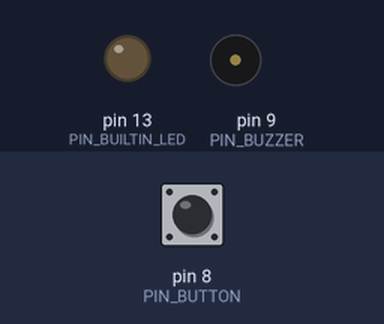
A sketch run on a simulated Arduino Uno, built with avr-gcc and run on an emulated ATmega328P. Shown: output pins drawn as LEDs (lit = HIGH), buzzer (waves = sounding). The test bench sets the inputs (shaded band); at power-on: pin 8 (PIN_BUTTON) HIGH.

Above: at 1.2 s.
1.3 s: pin 8 (PIN_BUTTON) pulled LOW for 0.15 s
At 5.2 s:
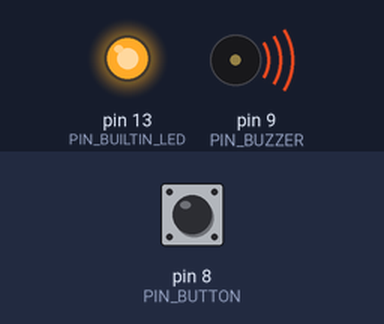
Timing chart, 0 to 10.4 s (numbered marks = the images above; inputs shaded):
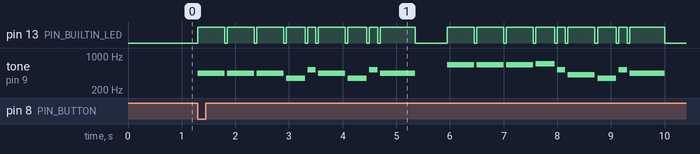

Measured:
- after the input at 1.3 s, tone on pin 9 (PIN_BUZZER): plays 440 Hz for 0.50 s, 440 Hz for 0.50 s, 440 Hz for 0.50 s, 349 Hz for 0.35 s, 523 Hz for 0.15 s, 440 Hz for 0.50 s … (18 notes in this stretch), starting at once

The sketch:

imperial_march.ino
```cpp
//##############################################################################
// SETUP PINS

// PIN_BUZZER and PIN_BUTTON are arbitrary; you can reassign them and connect
// the buzzer and/or button to different pins
#define PIN_BUZZER        9
#define PIN_BUTTON        8
// PIN_BUILTIN_LED is 13 so as to use the LED built into the Arduino hardware
// if you reassign it, you'll need to add an external LED on the pin you chose
#define PIN_BUILTIN_LED  13

//##############################################################################
// SETUP MUSICAL NOTES
// rather than remembering/typing the correct frequency for each note,
// we associate musical note names with their frequencies. that lets us use
// the names in place of the numbers.

#define SILENCE           0
#define LO_C            156
#define LO_D            165
#define LO_E            175
#define LO_F            185
#define LO_G            196
#define LO_GSHARP       208
#define LO_A            220
#define LO_ASHARP       233
#define LO_B            246
#define MID_C           261
#define MID_D           294
#define MID_E           329
#define MID_F           349
#define MID_G           391
#define MID_GSHARP      415
#define MID_A           440
#define MID_ASHARP      466
#define MID_B           494
#define HI_C            523
#define HI_CSHARP       554
#define HI_D            587
#define HI_DSHARP       622
#define HI_E            659
#define HI_F            698
#define HI_FSHARP       740
#define HI_G            784
#define HI_GSHARP       830
#define HI_A            880
#define HI_HI_C         1026

//##############################################################################

// these constants will be used to address the individual song structures later.
// the structures will have two "slots" defining each note:
// the FREQUENCY to be played will be stored in slot 0
#define FREQUENCY         0
// and the DURATION to play the note will be stored in slot 1
#define DURATION          1

//##############################################################################

void setup(){

  // This function runs once, when the Arduino first powers up.
  // For this project, we just have to configure the GPIO pins we'll be using.

  pinMode(PIN_BUILTIN_LED, OUTPUT);
  pinMode(PIN_BUZZER, OUTPUT);

  // PIN_BUTTON gets connected to ground when a normally-open pushbutton is
  // pressed. We put the pin in INPUT_PULLUP mode, pulling the pin weakly HIGH.
  // When the button is pressed, the pin will be shorted to ground,
  // pulling it strongly LOW.
  pinMode(PIN_BUTTON, INPUT_PULLUP);

}

//##############################################################################

void loop(){

  // PIN_BUTTON will only be LOW if the button is being pressed.
  if (digitalRead(PIN_BUTTON) == LOW){
        play_imperial_march();
  }

}

 //##############################################################################

void play_imperial_march(){

  int note_count = 74;
  int imperial_march[note_count][2] = {
    {MID_A, 500},
    {MID_A, 500},
    {MID_A, 500},
    {MID_F, 350},
    {HI_C, 150},
    {MID_A, 500},
    {MID_F, 350},
    {HI_C, 150},
    {MID_A, 650},
    {SILENCE, 500},
    {HI_E, 500},
    {HI_E, 500},
    {HI_E, 500},
    {HI_F, 350},
    {HI_C, 150},
    {MID_GSHARP, 500},
    {MID_F, 350},
    {HI_C, 150},
    {MID_A, 650},
    {SILENCE, 500},
    {HI_A, 500},
    {MID_A, 300},
    {MID_A, 150},
    {HI_A, 500},
    {HI_GSHARP, 325},
    {HI_G, 175},
    {HI_FSHARP, 125},
    {HI_F, 125},
    {HI_FSHARP, 250},
    {SILENCE, 325},
    {MID_ASHARP, 250},
    {HI_DSHARP, 500},
    {HI_D, 325},
    {HI_CSHARP, 175},
    {HI_C, 125},
    {MID_B, 125},
    {HI_C, 250},
    {SILENCE, 350},
    {MID_F, 250},
    {MID_GSHARP, 500},
    {MID_F, 350},
    {MID_A, 125},
    {HI_C, 500},
    {MID_A, 375},
    {HI_C, 125},
    {HI_E, 650},
    {SILENCE, 500},
    {HI_A, 500},
    {MID_A, 300},
    {MID_A, 150},
    {HI_A, 500},
    {HI_GSHARP, 325},
    {HI_G, 175},
    {HI_FSHARP, 125},
    {HI_F, 125},
    {HI_FSHARP, 250},
    {SILENCE, 325},
    {MID_B, 250},
    {HI_DSHARP, 500},
    {HI_D, 325},
    {HI_CSHARP, 175},
    {HI_C, 125},
    {MID_B, 125},
    {HI_C, 250},
    {SILENCE, 350},
    {MID_F, 250},
    {MID_GSHARP, 500},
    {MID_F, 375},
    {HI_C, 125},
    {MID_A, 500},
    {MID_F, 375},
    {HI_C, 125},
    {MID_A, 650}
  };

  // variable "i" is our position within the "imperial_march" structure
  for (int i=0; i<note_count; i++){

    // if this particular note isn't SILENCE, turn on the LED and emit a tone at FREQUENCY
    if (imperial_march[i][FREQUENCY] != SILENCE){
      digitalWrite(PIN_BUILTIN_LED, HIGH);
      tone(PIN_BUZZER, imperial_march[i][FREQUENCY]);
    }
    // wait for the prescribed DURATION to elapse
    delay(imperial_march[i][DURATION]);
    // extinguish the LED and silence the buzzer
    digitalWrite(PIN_BUILTIN_LED, LOW);
    noTone(PIN_BUZZER);
    // wait just a moment before moving to the next NOTE
    delay(50);
  }

}

//##############################################################################
```
